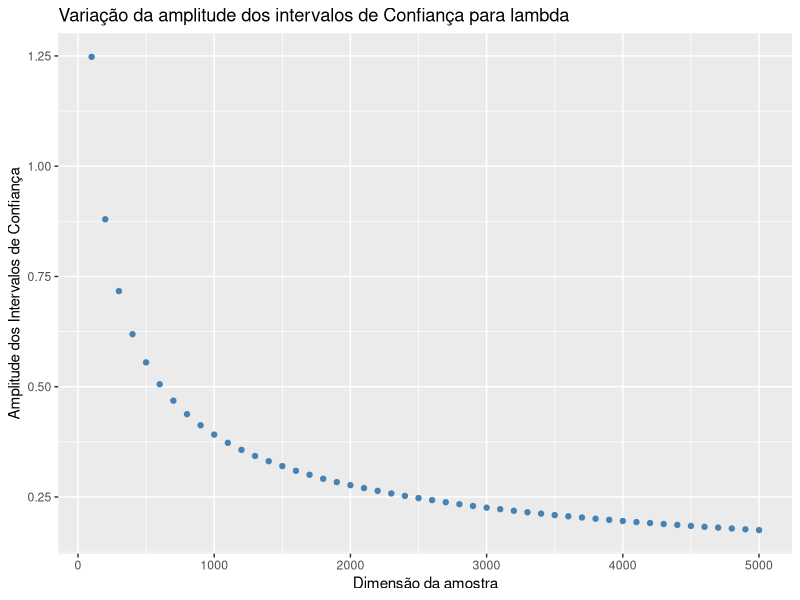

R code for this plot:
library(ggplot2); 
set.seed(788)
x = c() ; MA = c()
quantis = qnorm(1-(0.04/2)); 
for(i in 1:50){
  n = i*100;
  x = append(x, n); 
  ampl = c();
  for (j in 1:1450){
    amostra = rexp(n, 3.01);
    inv_med = 1/mean(amostra);
    a = inv_med * (1-quantis/sqrt(n)); 
    b = inv_med * (1+quantis/sqrt(n)); 
    ampl = append(ampl, b - a)
  }
  MA = append(MA, mean(ampl)) 
}
data = data.frame(x, MA);
print(ggplot(data, aes(x, MA)) + geom_point(color="steelblue", size=1.5) +
  labs(title = "Variação da amplitude dos intervalos de Confiança para lambda", 
       x = "Dimensão da amostra", 
       y = "Amplitude dos Intervalos de Confiança"))